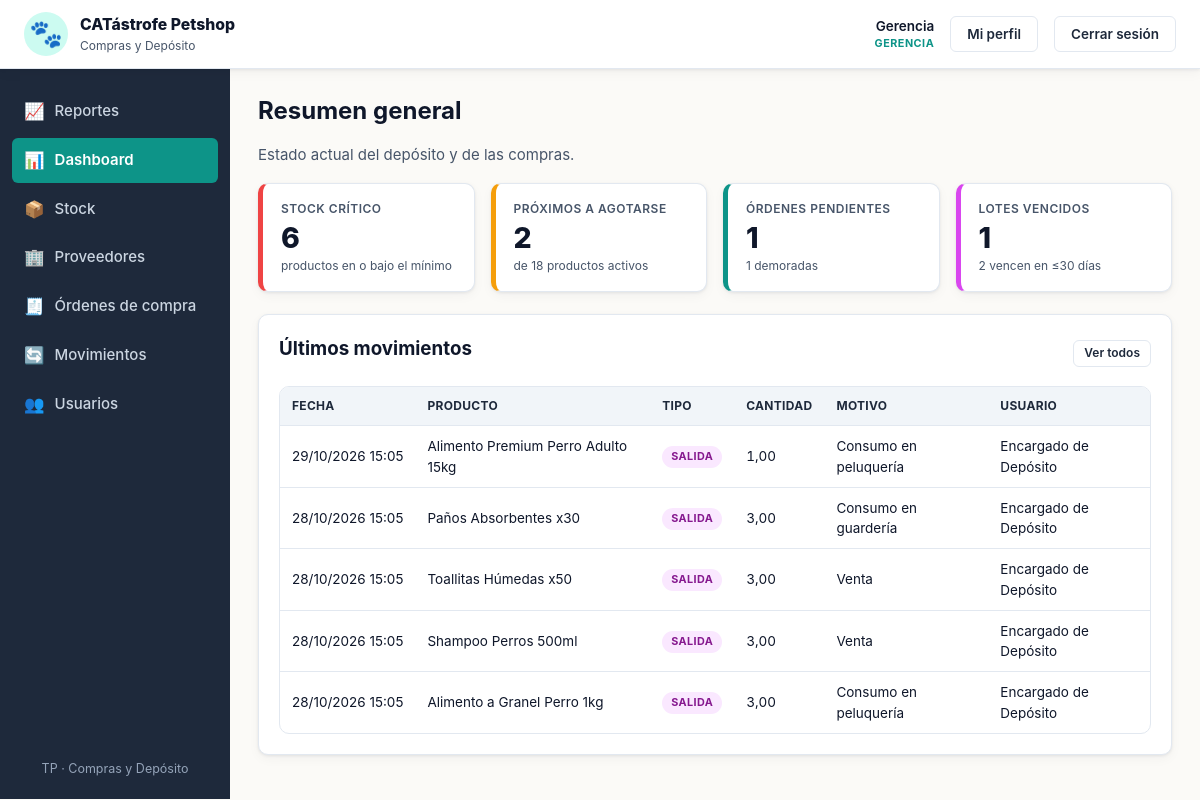
/views/dashboard.php (signed in), run on an earlier commit of the app's database.
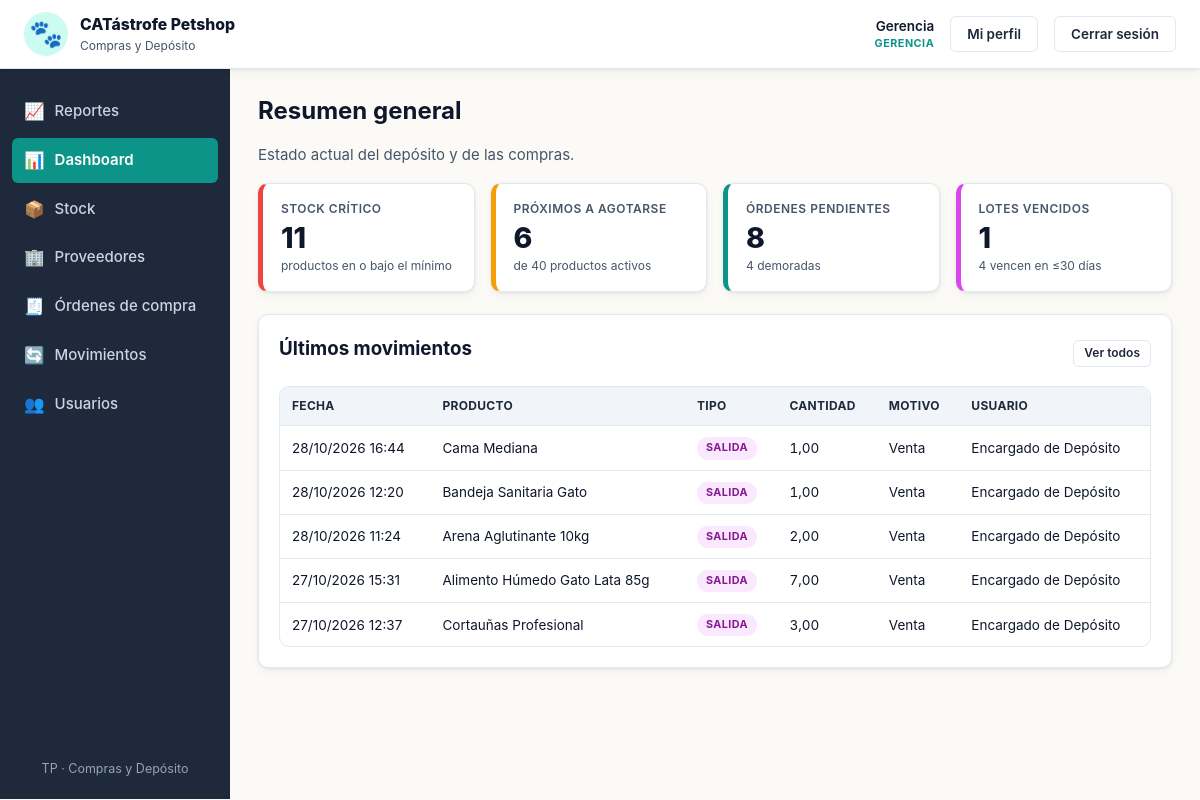
And on a later commit of the database.
### tables this page shows
CREATE TABLE movimientos_deposito (
    id                 INT AUTO_INCREMENT PRIMARY KEY,
    producto_id        INT NOT NULL,
    usuario_id         INT NOT NULL,
    motivo_id          INT NOT NULL,
    orden_id           INT NULL,
    tipo               ENUM('entrada','salida') NOT NULL,
    cantidad           DECIMAL(10,2) NOT NULL,
    fecha_vencimiento  DATE NULL,
    fecha              DATETIME NOT NULL DEFAULT CURRENT_TIMESTAMP,
    CONSTRAINT fk_mov_prod  FOREIGN KEY (producto_id) REFERENCES productos(id)           ON DELETE RESTRICT,
    CONSTRAINT fk_mov_user  FOREIGN KEY (usuario_id)  REFERENCES usuarios(id)            ON DELETE RESTRICT,
    CONSTRAINT fk_mov_mot   FOREIGN KEY (motivo_id)   REFERENCES motivos_movimiento(id)  ON DELETE RESTRICT,
    CONSTRAINT fk_mov_orden FOREIGN KEY (orden_id)    REFERENCES ordenes_compra(id)      ON DELETE RESTRICT,
    CONSTRAINT chk_mov_cant CHECK (cantidad > 0)
);

CREATE TABLE productos (
    id              INT AUTO_INCREMENT PRIMARY KEY,
    categoria_id    INT NOT NULL,
    proveedor_id    INT NOT NULL,
    nombre          VARCHAR(120) NOT NULL,
    descripcion     TEXT,
    stock_actual    DECIMAL(10,2) NOT NULL DEFAULT 0,
    stock_minimo    DECIMAL(10,2) NOT NULL DEFAULT 0,
    stock_maximo    DECIMAL(10,2) NOT NULL DEFAULT 0,
    unidad_medida   VARCHAR(20) NOT NULL DEFAULT 'unidad',
    activo          TINYINT(1) NOT NULL DEFAULT 1,
    CONSTRAINT fk_prod_cat  FOREIGN KEY (categoria_id) REFERENCES categorias(id) ON DELETE RESTRICT,
    CONSTRAINT fk_prod_prov FOREIGN KEY (proveedor_id) REFERENCES proveedores(id) ON DELETE RESTRICT,
    CONSTRAINT chk_prod_stock_actual CHECK (stock_actual >= 0),
    CONSTRAINT chk_prod_stock_min    CHECK (stock_minimo >= 0),
    CONSTRAINT chk_prod_stock_max    CHECK (stock_maximo >= stock_minimo)
);

CREATE TABLE motivos_movimiento (
    id          INT AUTO_INCREMENT PRIMARY KEY,
    codigo      VARCHAR(40) NOT NULL UNIQUE,
    nombre      VARCHAR(120) NOT NULL,
    tipo        ENUM('entrada','salida') NOT NULL,
    es_sistema  TINYINT(1) NOT NULL DEFAULT 0
);

CREATE TABLE usuarios (
    id              INT AUTO_INCREMENT PRIMARY KEY,
    nombre          VARCHAR(100) NOT NULL,
    usuario         VARCHAR(50)  NOT NULL UNIQUE,
    password_hash   VARCHAR(255) NOT NULL,
    rol             ENUM('encargado','gerencia') NOT NULL DEFAULT 'encargado',
    activo          TINYINT(1) NOT NULL DEFAULT 1,
    fecha_creacion  DATETIME NOT NULL DEFAULT CURRENT_TIMESTAMP
);

### includes/funciones.php (called while the page is built, shortened)
<?php
function e($v): string
{
    return htmlspecialchars((string)$v, ENT_QUOTES, 'UTF-8');
}

### views/dashboard.php (the view, shortened to what the changed rows need)
<?php
require_once __DIR__ . '/../config/db.php';
require_once __DIR__ . '/../includes/funciones.php';
$criticos = (int)$pdo->query(
    "SELECT COUNT(*) FROM productos WHERE activo = 1 AND stock_actual <= stock_minimo"
)->fetchColumn();
$proximos = (int)$pdo->query(
    "SELECT COUNT(*) FROM productos WHERE activo = 1 AND stock_actual > stock_minimo
     AND stock_actual <= stock_minimo * 1.2"
)->fetchColumn();
$totalProductos = (int)$pdo->query("SELECT COUNT(*) FROM productos WHERE activo = 1")->fetchColumn();
$pendientes = (int)$pdo->query(
    "SELECT COUNT(*) FROM ordenes_compra WHERE estado = 'pendiente'"
)->fetchColumn();
$demoradas = (int)$pdo->query(
    "SELECT COUNT(*) FROM ordenes_compra
     WHERE estado = 'pendiente' AND fecha_prometida < CURDATE()"
)->fetchColumn();
$lotes = obtener_lotes_peps($pdo);
$vencidos = 0;
$porVencer30 = 0;
foreach ($lotes as $l) {
    if ($l['dias_restantes'] < 0) {
        $vencidos++;
    } elseif ($l['dias_restantes'] <= 30) {
        $porVencer30++;
    }
}
$ultimos = $pdo->query(
    "SELECT m.*, p.nombre AS producto, u.nombre AS usuario, mo.nombre AS motivo
     FROM movimientos_deposito m
     JOIN productos p ON p.id = m.producto_id
     JOIN usuarios u  ON u.id = m.usuario_id
     JOIN motivos_movimiento mo ON mo.id = m.motivo_id
     ORDER BY m.fecha DESC, m.id DESC
     LIMIT 5"
)->fetchAll();
require __DIR__ . '/../includes/header.php';
?>
<h1>Resumen general</h1>
<div class="kpi-grid">
    <div class="kpi kpi-danger">
        <div class="kpi-label">Stock crítico</div>
        <div class="kpi-value"><?= $criticos ?></div>
        <div class="kpi-foot">productos en o bajo el mínimo</div>
    </div>
    <div class="kpi kpi-warn">
        <div class="kpi-label">Próximos a agotarse</div>
        <div class="kpi-value"><?= $proximos ?></div>
        <div class="kpi-foot">de <?= $totalProductos ?> productos activos</div>
    </div>
    <div class="kpi">
        <div class="kpi-label">Órdenes pendientes</div>
        <div class="kpi-value"><?= $pendientes ?></div>
        <div class="kpi-foot"><?= $demoradas ?> demoradas</div>
    </div>
    <div class="kpi kpi-accent">
        <div class="kpi-label">Lotes vencidos</div>
        <div class="kpi-value"><?= $vencidos ?></div>
        <div class="kpi-foot"><?= $porVencer30 ?> vencen en ≤30 días</div>
    </div>
</div>
<div class="card">
    <div class="card-header">
        <h2>Últimos movimientos</h2>
    </div>
    <div class="table-wrap">
        <table class="table">
            <thead>
                <tr>
                    <th>Fecha</th><th>Producto</th><th>Tipo</th>
                    <th class="num">Cantidad</th><th>Motivo</th><th>Usuario</th>
                </tr>
            </thead>
            <tbody>
            <?php if (!$ultimos): ?>
                <tr><td colspan="6" class="muted">Sin movimientos registrados.</td></tr>
            <?php else: foreach ($ultimos as $mv): ?>
                <tr>
                    <td class="nowrap"><?= e(date('d/m/Y H:i', strtotime($mv['fecha']))) ?></td>
                    <td><?= e($mv['producto']) ?></td>
                    <td><span class="badge badge-<?= e($mv['tipo']) ?>"><?= e($mv['tipo']) ?></span></td>
                    <td class="num"><?= e(number_format((float)$mv['cantidad'], 2, ',', '.')) ?></td>
                    <td><?= e($mv['motivo']) ?></td>
                    <td><?= e($mv['usuario']) ?></td>
                </tr>
            <?php endforeach; endif; ?>
            </tbody>
        </table>
    </div>
</div>
<?php require __DIR__ . '/../includes/footer.php'; ?>

### includes/sidebar.php (shortened to what the changed rows need)
<?php
$archivo_actual = basename($_SERVER['SCRIPT_NAME'] ?? '');
$es_gerencia    = ($_SESSION['rol'] ?? '') === 'gerencia';
$menu = [
    ['archivo' => 'dashboard.php',   'url' => BASE_URL . 'views/dashboard.php',   'label' => 'Dashboard',          'icon' => '📊'],
    ['archivo' => 'stock.php',       'url' => BASE_URL . 'views/stock.php',       'label' => 'Stock',              'icon' => '📦'],
    ['archivo' => 'proveedores.php', 'url' => BASE_URL . 'views/proveedores.php', 'label' => 'Proveedores',        'icon' => '🏢'],
    ['archivo' => 'ordenes.php',     'url' => BASE_URL . 'views/ordenes.php',     'label' => 'Órdenes de compra',  'icon' => '🧾'],
    ['archivo' => 'movimientos.php', 'url' => BASE_URL . 'views/movimientos.php', 'label' => 'Movimientos',        'icon' => '🔄'],
    ['archivo' => 'usuarios.php',    'url' => BASE_URL . 'views/usuarios.php',    'label' => 'Usuarios',           'icon' => '👥'],
];
$reportes = ['archivo' => 'reportes.php', 'url' => BASE_URL . 'views/reportes.php', 'label' => 'Reportes', 'icon' => '📈'];
$menu_final = $es_gerencia ? array_merge([$reportes], $menu) : array_merge($menu, [$reportes]);
?>
<aside class="sidebar">
    <nav>
        <?php foreach ($menu_final as $item):
            $active = ($archivo_actual === $item['archivo']);
        ?>
        <a href="<?= e($item['url']) ?>" class="nav-item<?= $active ? ' active' : '' ?>">
            <span class="nav-icon"><?= $item['icon'] ?></span>
            <span><?= e($item['label']) ?></span>
        </a>
        <?php endforeach; ?>
    </nav>
</aside>

What changed in the data, as far as the page shows it:
no longer on this page (row edited): movimientos_deposito: fecha "29/10/2026 15:05", producto.nombre "Alimento Premium Perro Adulto 15kg", tipo "SALIDA", cantidad "1,00", motivo.nombre "Consumo en peluquería", usuario.nombre "Encargado de Depósito"
no longer on this page (row edited): movimientos_deposito: fecha "28/10/2026 15:05", producto.nombre "Paños Absorbentes x30", tipo "SALIDA", cantidad "3,00", motivo.nombre "Consumo en guardería", usuario.nombre "Encargado de Depósito"
no longer on this page (row edited): movimientos_deposito: fecha "28/10/2026 15:05", producto.nombre "Toallitas Húmedas x50", tipo "SALIDA", cantidad "3,00", motivo.nombre "Venta", usuario.nombre "Encargado de Depósito"
no longer on this page (row edited): movimientos_deposito: fecha "28/10/2026 15:05", producto.nombre "Shampoo Perros 500ml", tipo "SALIDA", cantidad "3,00", motivo.nombre "Venta", usuario.nombre "Encargado de Depósito"
no longer on this page (row edited): movimientos_deposito: fecha "28/10/2026 15:05", producto.nombre "Alimento a Granel Perro 1kg", tipo "SALIDA", cantidad "3,00", motivo.nombre "Consumo en peluquería", usuario.nombre "Encargado de Depósito"
added movimientos_deposito: fecha "28/10/2026 16:44", producto.nombre "Cama Mediana", tipo "SALIDA", cantidad "1,00", motivo.nombre "Venta", usuario.nombre "Encargado de Depósito"
added movimientos_deposito: fecha "28/10/2026 12:20", producto.nombre "Bandeja Sanitaria Gato", tipo "SALIDA", cantidad "1,00", motivo.nombre "Venta", usuario.nombre "Encargado de Depósito"
added movimientos_deposito: fecha "28/10/2026 11:24", producto.nombre "Arena Aglutinante 10kg", tipo "SALIDA", cantidad "2,00", motivo.nombre "Venta", usuario.nombre "Encargado de Depósito"
added movimientos_deposito: fecha "27/10/2026 15:31", producto.nombre "Alimento Húmedo Gato Lata 85g", tipo "SALIDA", cantidad "7,00", motivo.nombre "Venta", usuario.nombre "Encargado de Depósito"
added movimientos_deposito: fecha "27/10/2026 12:37", producto.nombre "Cortauñas Profesional", tipo "SALIDA", cantidad "3,00", motivo.nombre "Venta", usuario.nombre "Encargado de Depósito"
Also different on the page:
$criticos: "6" → "11"
$proximos: "2" → "6"
$totalProductos: "18" → "40"
$pendientes: "1" → "8"
$demoradas: "1" → "4"
$porVencer30: "2" → "4"
